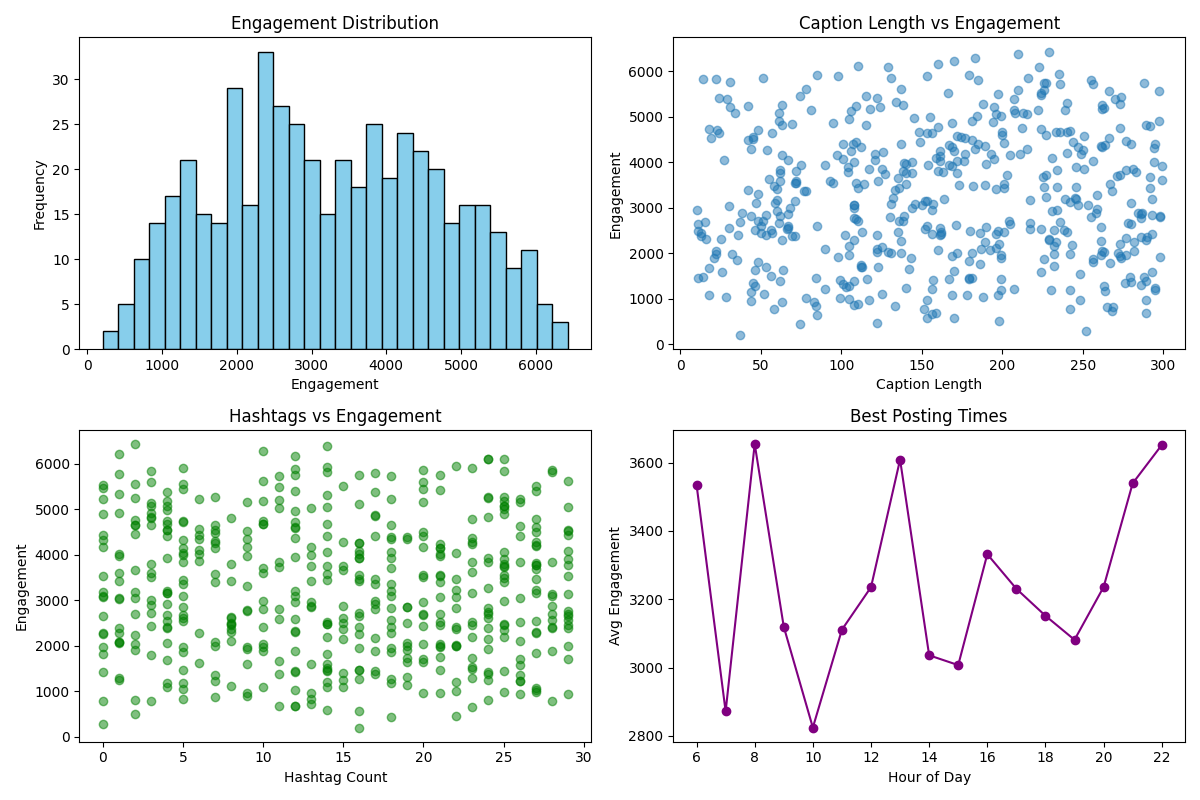

Here is the Python script that generated this plot:
import pandas as pd
import numpy as np
import matplotlib.pyplot as plt

print("Data Exploration - Instagram Engagement")
print("-" * 40)

# Create sample dataset (500 posts)
# Later we'll use real data from APIs or Kaggle
np.random.seed(42)

n_posts = 500

# Generate realistic Instagram post data
data = {
    'caption_length': np.random.randint(10, 300, n_posts),
    'hashtag_count': np.random.randint(0, 30, n_posts),
    'emoji_count': np.random.randint(0, 10, n_posts),
    'has_question': np.random.choice([0, 1], n_posts),
    'posting_hour': np.random.randint(6, 23, n_posts),
    'likes': np.random.randint(50, 5000, n_posts),
    'comments': np.random.randint(5, 500, n_posts),
}

df = pd.DataFrame(data)

# Calculate total engagement (our target)
df['engagement'] = df['likes'] + (df['comments'] * 3)

print(f"\nDataset: {len(df)} Instagram posts")
print("\nFirst 5 posts:")
print(df.head())

print("\n\nStatistics:")
print(df.describe())

print("\n\nKey Insights:")
print(f"Average engagement: {df['engagement'].mean():.0f}")
print(f"Average caption length: {df['caption_length'].mean():.0f} chars")
print(f"Average hashtags: {df['hashtag_count'].mean():.1f}")

# Find correlations
print("\n\nWhat correlates with engagement?")
correlations = df.corr()['engagement'].sort_values(ascending=False)
print(correlations)

# Visualize patterns
fig, axes = plt.subplots(2, 2, figsize=(12, 8))

# 1. Engagement distribution
axes[0, 0].hist(df['engagement'], bins=30, color='skyblue', edgecolor='black')
axes[0, 0].set_title('Engagement Distribution')
axes[0, 0].set_xlabel('Engagement')
axes[0, 0].set_ylabel('Frequency')

# 2. Caption length vs engagement
axes[0, 1].scatter(df['caption_length'], df['engagement'], alpha=0.5)
axes[0, 1].set_title('Caption Length vs Engagement')
axes[0, 1].set_xlabel('Caption Length')
axes[0, 1].set_ylabel('Engagement')

# 3. Hashtags vs engagement
axes[1, 0].scatter(df['hashtag_count'], df['engagement'], alpha=0.5, color='green')
axes[1, 0].set_title('Hashtags vs Engagement')
axes[1, 0].set_xlabel('Hashtag Count')
axes[1, 0].set_ylabel('Engagement')

# 4. Best posting times
hourly = df.groupby('posting_hour')['engagement'].mean()
axes[1, 1].plot(hourly.index, hourly.values, marker='o', color='purple')
axes[1, 1].set_title('Best Posting Times')
axes[1, 1].set_xlabel('Hour of Day')
axes[1, 1].set_ylabel('Avg Engagement')

plt.tight_layout()
plt.savefig('data_exploration.png')
print("\n\nVisualization saved as 'data_exploration.png'")

# Save dataset for next steps
df.to_csv('instagram_data.csv', index=False)
print("Dataset saved as 'instagram_data.csv'")

print("\nDone! Check the PNG file to see patterns.")
